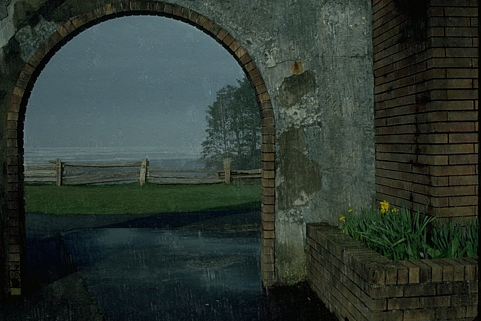
#> input picture results/rain12/Rain12/001_in.png, 481 x 321 px, given as the content of the folder /home/mg70912/Desktop/CODE-Net/datasets/Rain12/gtt, which was not available
$ python calculate_PSNR_SSIM.py
#> lines starting #> are read from the running program, lines starting #| are printed output that depends on the picture; long printed decimals are rounded; pictures that were not available may be replaced by others from this repository, and a replacement may not be noted
'''
calculate the PSNR and SSIM.
same as MATLAB's results
'''
import os
import math
import numpy as np
import cv2
import glob


def main():
    # Configurations

    # GT - Ground-truth;
    # Gen: Generated / Restored / Recovered images
    folder_GT = '/home/mg70912/Desktop/CODE-Net/datasets/Rain12/gtt'
    folder_Gen = '/home/mg70912/Desktop/CODE-Net/results/rain12_model5_chaneel_100L_RWC_14channel/Rain12'

    crop_border = 4
    suffix = ''  # suffix for Gen images
    test_Y = True  # True: test Y channel only; False: test RGB channels

    PSNR_all = []
    SSIM_all = []
    img_list = sorted(glob.glob(folder_GT + '/*'))

    if test_Y:
        print('Testing Y channel.')
    else:
        print('Testing RGB channels.')

    for i, img_path in enumerate(img_list):
        base_name = os.path.splitext(os.path.basename(img_path))[0]
        im_GT = cv2.imread(img_path) / 255.
        im_Gen = cv2.imread(os.path.join(folder_Gen, base_name + suffix + '.png')) / 255.

        if test_Y and im_GT.shape[2] == 3:  # evaluate on Y channel in YCbCr color space
            im_GT_in = bgr2ycbcr(im_GT)
#> in bgr2ycbcr, `rlt = np.dot(img, [24.966, 128.553, 65.481]) / 255.0 + 16.0`:
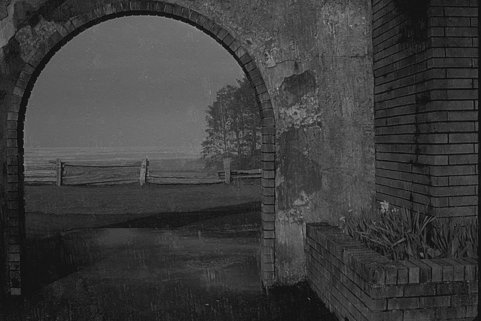
#> rlt: shape (321, 481) float64; min 16, max 174.4, mean 60.8
            im_Gen_in = bgr2ycbcr(im_Gen)
        else:
            im_GT_in = im_GT
            im_Gen_in = im_Gen

        # crop borders
        if im_GT_in.ndim == 3:
            cropped_GT = im_GT_in[crop_border:-crop_border, crop_border:-crop_border, :]
            cropped_Gen = im_Gen_in[crop_border:-crop_border, crop_border:-crop_border, :]
        elif im_GT_in.ndim == 2:
            cropped_GT = im_GT_in[crop_border:-crop_border, crop_border:-crop_border]
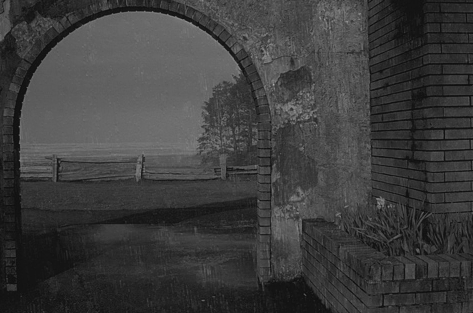
#> cropped_GT: shape (313, 473) float64; min 0.0627, max 0.684, mean 0.242
            cropped_Gen = im_Gen_in[crop_border:-crop_border, crop_border:-crop_border]
        else:
            raise ValueError('Wrong image dimension: {}. Should be 2 or 3.'.format(im_GT_in.ndim))

        # calculate PSNR and SSIM
        PSNR = calculate_psnr(cropped_GT * 255, cropped_Gen * 255)

        SSIM = calculate_ssim(cropped_GT * 255, cropped_Gen * 255)
        print('{:3d} - {:25}. \tPSNR: {:.6f} dB, \tSSIM: {:.6f}'.format(
            i + 1, base_name, PSNR, SSIM))
        PSNR_all.append(PSNR)
        SSIM_all.append(SSIM)
    print('Average: PSNR: {:.6f} dB, SSIM: {:.6f}'.format(
        sum(PSNR_all) / len(PSNR_all),
        sum(SSIM_all) / len(SSIM_all)))


def calculate_psnr(img1, img2):
    # img1 and img2 have range [0, 255]
    img1 = img1.astype(np.float64)
    img2 = img2.astype(np.float64)
    mse = np.mean((img1 - img2)**2)
#> mse = 0
#> in main, `PSNR = calculate_psnr(cropped_GT * 255, cropped_Gen * 255)`: PSNR = inf
    if mse == 0:
        return float('inf')
    return 20 * math.log10(255.0 / math.sqrt(mse))


def ssim(img1, img2):
    C1 = (0.01 * 255)**2
    C2 = (0.03 * 255)**2

    img1 = img1.astype(np.float64)
    img2 = img2.astype(np.float64)
    kernel = cv2.getGaussianKernel(11, 1.5)
    window = np.outer(kernel, kernel.transpose())

    mu1 = cv2.filter2D(img1, -1, window)[5:-5, 5:-5]  # valid
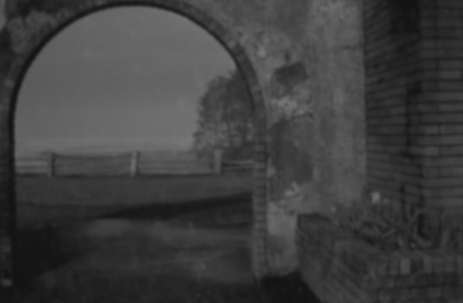
#> mu1: shape (303, 463) float64; min 19.49, max 118.5, mean 62.6
    mu2 = cv2.filter2D(img2, -1, window)[5:-5, 5:-5]
    mu1_sq = mu1**2
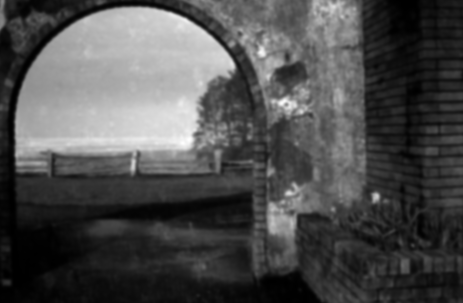
#> mu1_sq: shape (303, 463) float64; min 379.8, max 14041, mean 4531.7; drawn with min black and max white
    mu2_sq = mu2**2
    mu1_mu2 = mu1 * mu2
    sigma1_sq = cv2.filter2D(img1**2, -1, window)[5:-5, 5:-5] - mu1_sq
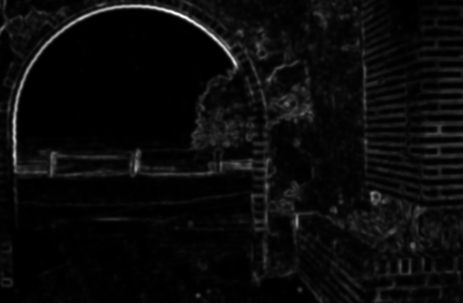
#> sigma1_sq: shape (303, 463) float64; min 0.151, max 2141.1, mean 91.7; drawn with min black and max white
    sigma2_sq = cv2.filter2D(img2**2, -1, window)[5:-5, 5:-5] - mu2_sq
    sigma12 = cv2.filter2D(img1 * img2, -1, window)[5:-5, 5:-5] - mu1_mu2

    ssim_map = ((2 * mu1_mu2 + C1) * (2 * sigma12 + C2)) / ((mu1_sq + mu2_sq + C1) *
                                                            (sigma1_sq + sigma2_sq + C2))
#> ssim_map: shape (303, 463) float64; every value is 1
    return ssim_map.mean()


def calculate_ssim(img1, img2):
    '''calculate SSIM
    the same outputs as MATLAB's
    img1, img2: [0, 255]
    '''
    if not img1.shape == img2.shape:
        raise ValueError('Input images must have the same dimensions.')
    if img1.ndim == 2:
        return ssim(img1, img2)
    elif img1.ndim == 3:
        if img1.shape[2] == 3:
            ssims = []
            for i in range(3):
                ssims.append(ssim(img1, img2))
            return np.array(ssims).mean()
        elif img1.shape[2] == 1:
            return ssim(np.squeeze(img1), np.squeeze(img2))
    else:
        raise ValueError('Wrong input image dimensions.')


def bgr2ycbcr(img, only_y=True):
    '''same as matlab rgb2ycbcr
    only_y: only return Y channel
    Input:
        uint8, [0, 255]
        float, [0, 1]
    '''
    in_img_type = img.dtype
    img.astype(np.float32)
    if in_img_type != np.uint8:
        img *= 255.
    # convert
    if only_y:
        rlt = np.dot(img, [24.966, 128.553, 65.481]) / 255.0 + 16.0
    else:
        rlt = np.matmul(img, [[24.966, 112.0, -18.214], [128.553, -74.203, -93.786],
                              [65.481, -37.797, 112.0]]) / 255.0 + [16, 128, 128]
    if in_img_type == np.uint8:
        rlt = rlt.round()
    else:
        rlt /= 255.
    return rlt.astype(in_img_type)


if __name__ == '__main__':
    main()
#> in main, `SSIM = calculate_ssim(cropped_GT * 255, cropped_Gen * 255)`: SSIM = 1
#|   1 - 001_in                   . 	PSNR: inf dB, 	SSIM: 1.000
#| Average: PSNR: inf dB, SSIM: 1.000

$ run again, on results/rain12/my-real/104.png
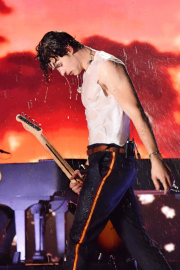
#> input picture results/rain12/my-real/104.png, 180 x 270 px, given as the content of the folder /home/mg70912/Desktop/CODE-Net/datasets/Rain12/gtt, which was not available
#> in main, `cropped_GT = im_GT_in[crop_border:-crop_border, crop_border:-crop_bord..`:
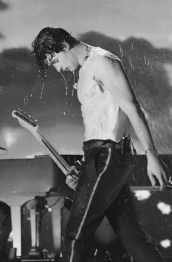
#> cropped_GT: shape (262, 172) float64; min 0.0669, max 0.918, mean 0.408
#> mse = 0
#> PSNR = inf
#> in ssim, `sigma1_sq = cv2.filter2D(img1**2, -1, window)[5:-5, 5:-5] - mu1_sq`:
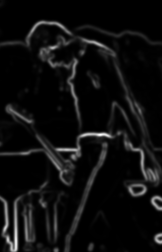
#> sigma1_sq: shape (252, 162) float64; min 0.128, max 6914.6, mean 402.2; drawn with min black and max white
#> ssim_map: shape (252, 162) float64; every value is 1
#> SSIM = 1
#|   1 - 104                      . 	PSNR: inf dB, 	SSIM: 1.000
#| Average: PSNR: inf dB, SSIM: 1.000
